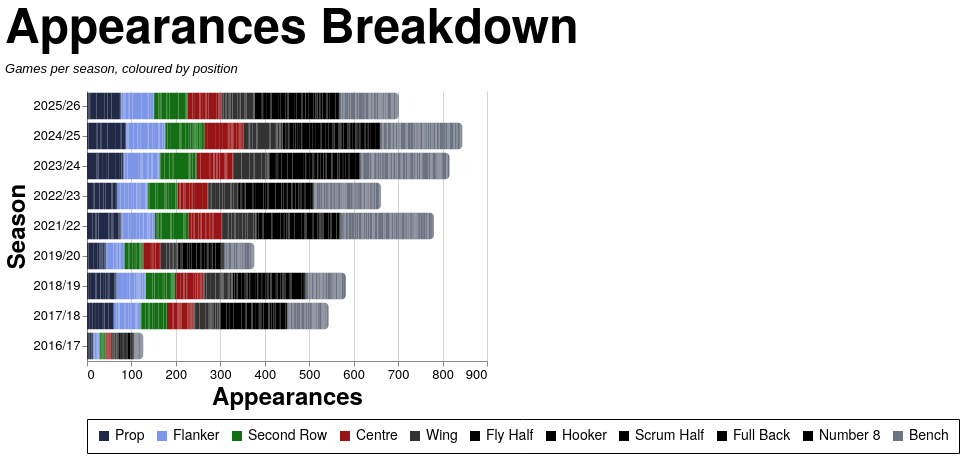

Vega-Lite specification for this chart:
### Vega-Lite specification from a JSON file in a GitHub repository (floating-point values rounded to 4 significant figures; data arrays with more than 128 entries replaced by an {"elided": "..."} marker saying what was removed)
{"config": {"axis": {"labelFont": "PT Sans Narrow, Helvetica Neue, Helvetica, Arial, sans-serif", "titleFont": "PT Sans Narrow, Helvetica Neue, Helvetica, Arial, sans-serif", "labelFontSize": 13, "titleFontSize": 24, "gridColor": "#202947", "gridOpacity": 0.2, "zindex": 1}, "text": {"font": "Lato, sans-serif"}, "bar": {"cornerRadiusEnd": 5}, "header": {"labelFont": "PT Sans Narrow, Helvetica Neue, Helvetica, Arial, sans-serif", "titleFont": "PT Sans Narrow, Helvetica Neue, Helvetica, Arial, sans-serif", "labelFontSize": 24, "titleFontSize": 28, "labelFontWeight": "bold", "orient": "left"}, "legend": {"labelFont": "PT Sans Narrow, Helvetica Neue, Helvetica, Arial, sans-serif", "titleFont": "PT Sans Narrow, Helvetica Neue, Helvetica, Arial, sans-serif", "labelFontSize": 14, "titleFontSize": 16, "titlePadding": 5, "fillColor": "white", "strokeColor": "black", "padding": 10, "titleFontWeight": "lighter", "titleFontStyle": "italic", "titleColor": "gray", "offset": 10}, "title": {"font": "PT Sans Narrow, Helvetica Neue, Helvetica, Arial, sans-serif", "fontSize": 48, "fontWeight": "bold", "anchor": "start", "align": "center", "titlePadding": 20, "subtitlePadding": 10, "subtitleFontSize": 13, "subtitleColor": "", "subtitleFontStyle": "italic", "offset": 15, "color": "black"}, "axisX": {"labelAngle": 0}, "facet": {"title": null, "header": null, "align": {"row": "each", "column": "each"}, "spacing": 10}, "resolve": {"scale": {"y": "independent", "facet": "independent"}}, "background": "transparent", "scale": {"offsetBandPaddingOuter": 0.2, "offsetBandPaddingInner": 0.1}, "view": {"stroke": null, "background": "transparent"}}, "data": {"name": "data-d4ea4c538a2ae145b5c2efd060f74d92"}, "mark": {"type": "bar"}, "encoding": {"color": {"field": "color_value", "legend": {"orient": "bottom", "title": null}, "scale": {"domain": ["Prop", "Flanker", "Second Row", "Centre", "Wing", "Fly Half", "Hooker", "Scrum Half", "Full Back", "Number 8", "Bench"], "range": ["#202946", "#7d96e8", "#146f14", "#991515", "#333333", "#000000", "#000000", "#000000", "#000000", "#000000", "#6b7280"]}, "type": "nominal"}, "order": {"field": "stack_order", "type": "quantitative"}, "tooltip": [{"field": "player", "title": "Player", "type": "nominal"}, {"field": "season", "title": "Season", "type": "nominal"}, {"field": "color_value", "title": "Position", "type": "nominal"}, {"aggregate": "sum", "field": "apps", "title": "Appearances", "type": "quantitative"}], "x": {"aggregate": "sum", "field": "apps", "title": "Appearances", "type": "quantitative"}, "y": {"field": "season", "sort": {"field": "season_sort", "op": "max", "order": "descending"}, "title": "Season", "type": "nominal"}}, "height": {"step": 30}, "title": {"text": "Appearances Breakdown", "subtitle": "Games per season, coloured by position"}, "width": 400, "$schema": "https://vega.github.io/schema/vega-lite/v5.20.1.json", "datasets": {"data-d4ea4c538a2ae145b5c2efd060f74d92": {"elided": "2509 records"}}}
